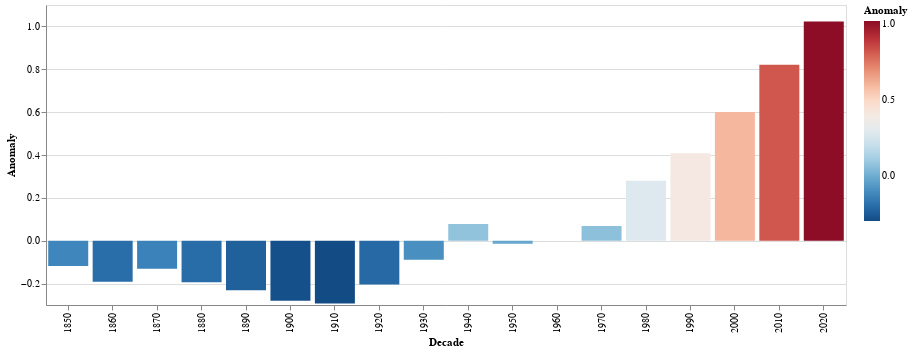

Notebook code for this chart:
### Code cell
chart = alt.Chart(df
).mark_bar(
).encode(
    x='Decade:N',
    y='Anomaly',
    color=alt.Color('Anomaly', scale=alt.Scale(scheme='redblue', reverse=True))
).properties(
    width=800
).transform_calculate(
     Decade = "(year(datum.Date) - year(datum.Date) % 10)"  # Calculate the decade
).transform_aggregate(
    Anomaly='mean(Anomaly)',
    groupby=['Decade']
)

chart

### Figure 1 — Vega-Lite specification as saved in the notebook (floating-point values rounded to 4 significant figures; data arrays with more than 128 entries replaced by an {"elided": "..."} marker saying what was removed)
{"config": {"view": {"continuousWidth": 300, "continuousHeight": 300}}, "data": {"name": "data-b45104b8f60ce39e9401a791c4371e52"}, "mark": {"type": "bar"}, "encoding": {"color": {"field": "Anomaly", "scale": {"reverse": true, "scheme": "redblue"}, "type": "quantitative"}, "x": {"field": "Decade", "type": "nominal"}, "y": {"field": "Anomaly", "type": "quantitative"}}, "transform": [{"calculate": "(year(datum.Date) - year(datum.Date) % 10)", "as": "Decade"}, {"aggregate": [{"op": "mean", "field": "Anomaly", "as": "Anomaly"}], "groupby": ["Decade"]}], "width": 800, "$schema": "https://vega.github.io/schema/vega-lite/v5.17.0.json", "datasets": {"data-b45104b8f60ce39e9401a791c4371e52": {"elided": "2092 records"}}}
